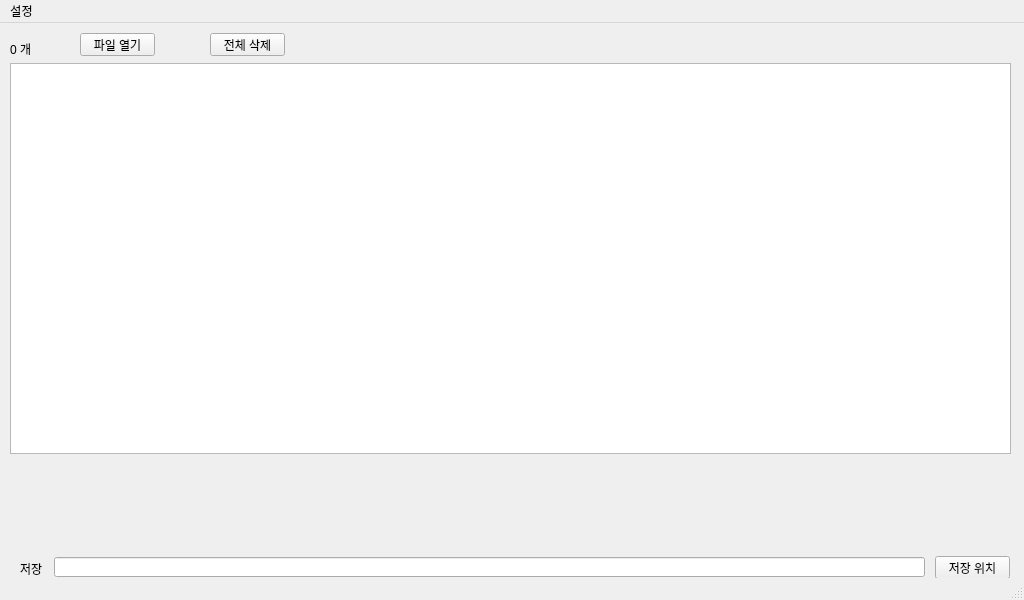
<?xml version="1.0" encoding="UTF-8"?>
<ui version="4.0">
 <class>MainWindow</class>
 <widget class="QMainWindow" name="MainWindow">
  <property name="enabled">
   <bool>true</bool>
  </property>
  <property name="geometry">
   <rect>
    <x>0</x>
    <y>0</y>
    <width>1024</width>
    <height>600</height>
   </rect>
  </property>
  <property name="minimumSize">
   <size>
    <width>1024</width>
    <height>600</height>
   </size>
  </property>
  <property name="maximumSize">
   <size>
    <width>1024</width>
    <height>600</height>
   </size>
  </property>
  <property name="windowTitle">
   <string>MainWindow</string>
  </property>
  <widget class="QWidget" name="centralwidget">
   <widget class="QLabel" name="MaxCount">
    <property name="geometry">
     <rect>
      <x>10</x>
      <y>20</y>
      <width>56</width>
      <height>12</height>
     </rect>
    </property>
    <property name="text">
     <string>0 개</string>
    </property>
   </widget>
   <widget class="QPushButton" name="pushButton">
    <property name="geometry">
     <rect>
      <x>80</x>
      <y>10</y>
      <width>75</width>
      <height>23</height>
     </rect>
    </property>
    <property name="text">
     <string>파일 열기</string>
    </property>
   </widget>
   <widget class="QTableWidget" name="tableWidget">
    <property name="geometry">
     <rect>
      <x>10</x>
      <y>40</y>
      <width>1001</width>
      <height>391</height>
     </rect>
    </property>
   </widget>
   <widget class="QPushButton" name="pushButton_2">
    <property name="geometry">
     <rect>
      <x>210</x>
      <y>10</y>
      <width>75</width>
      <height>23</height>
     </rect>
    </property>
    <property name="text">
     <string>전체 삭제</string>
    </property>
   </widget>
   <widget class="QPushButton" name="pushButton_3">
    <property name="geometry">
     <rect>
      <x>935</x>
      <y>533</y>
      <width>75</width>
      <height>23</height>
     </rect>
    </property>
    <property name="text">
     <string>저장 위치</string>
    </property>
   </widget>
   <widget class="QLineEdit" name="lineEdit">
    <property name="geometry">
     <rect>
      <x>54</x>
      <y>534</y>
      <width>871</width>
      <height>20</height>
     </rect>
    </property>
   </widget>
   <widget class="QLabel" name="label">
    <property name="geometry">
     <rect>
      <x>20</x>
      <y>540</y>
      <width>56</width>
      <height>12</height>
     </rect>
    </property>
    <property name="text">
     <string>저장</string>
    </property>
   </widget>
  </widget>
  <widget class="QMenuBar" name="menubar">
   <property name="geometry">
    <rect>
     <x>0</x>
     <y>0</y>
     <width>1024</width>
     <height>21</height>
    </rect>
   </property>
   <widget class="QMenu" name="menu">
    <property name="title">
     <string>설정</string>
    </property>
    <addaction name="action"/>
   </widget>
   <addaction name="menu"/>
  </widget>
  <widget class="QStatusBar" name="statusbar"/>
  <action name="action">
   <property name="text">
    <string>종료</string>
   </property>
  </action>
 </widget>
 <resources/>
 <connections/>
</ui>
